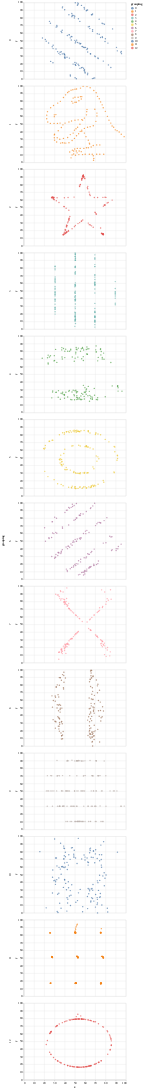

Notebook code for this chart:
### Markdown cell above
### Using Altair

* Make a facet chart in Altair by taking the same `Chart` definition as above, and including `row="grouping:N"` within the encoding.  This tells Altair to put each grouping in its own row. [Reference 1](https://altair-viz.github.io/user_guide/compound_charts.html#faceted-charts) (but don't look at the first for loop example, scroll below that).  [Reference 2](https://altair-viz.github.io/gallery/beckers_barley_wrapped_facet.html)

### Code cell
alt.Chart(df).mark_circle().encode(x="x",y="y",color="grouping:N",row="grouping:N")

### Figure 1 — Vega-Lite specification as saved in the notebook (floating-point values rounded to 4 significant figures; data arrays with more than 128 entries replaced by an {"elided": "..."} marker saying what was removed)
{"config": {"view": {"continuousWidth": 400, "continuousHeight": 300}}, "data": {"name": "data-4d4f580486262ca281dba7b3679bef60"}, "mark": "circle", "encoding": {"color": {"field": "grouping", "type": "nominal"}, "row": {"field": "grouping", "type": "nominal"}, "x": {"field": "x", "type": "quantitative"}, "y": {"field": "y", "type": "quantitative"}}, "$schema": "https://vega.github.io/schema/vega-lite/v4.17.0.json", "datasets": {"data-4d4f580486262ca281dba7b3679bef60": {"elided": "1846 records"}}}
